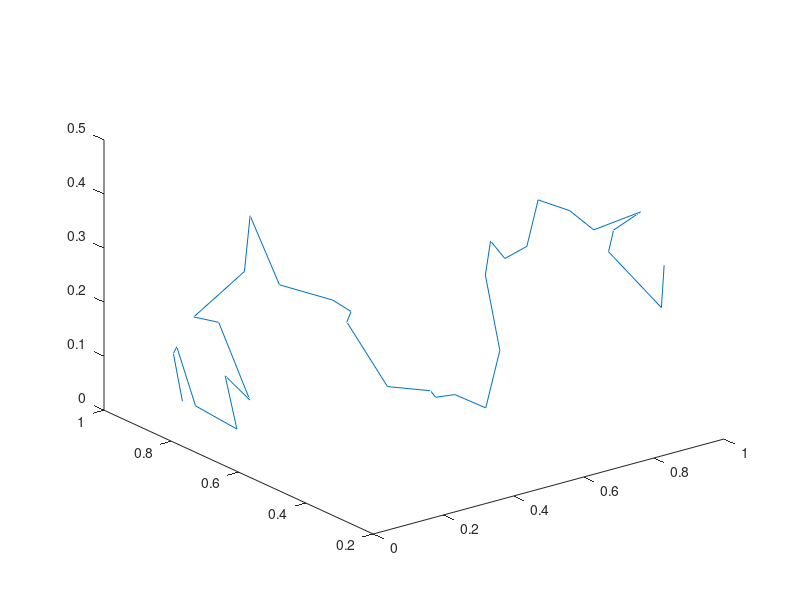

Write the MATLAB code that produced this figure.
function [pathPositions] = generateRandomizedPath(numberOfSplits)

% Creates path with 2^numberOfSplits+1 points
  if(~exist('numberOfSplits','var'))
    numberOfSplits = 5;
  end

  start = [0;rand;rand];
  final = [1;rand;rand];
  
  pathPositions = splitPathByX(start,final,numberOfSplits);
  pathPositions = horzcat(start, pathPositions, final);
  
  plot3(pathPositions(1,:),pathPositions(2,:),pathPositions(3,:));
end

%dont forget to add first and second point afterwards
function [pathPositions] = splitPathByX(firstPoint,secondPoint,splitsRemaining)
  
  middlePoint = findMidPointWithVariation(firstPoint,secondPoint);
  pathPositions = middlePoint;
    
  if (splitsRemaining > 1)
    pathPositionsLeft = splitPathByX(firstPoint,middlePoint,splitsRemaining-1);
    pathPositionsRight = splitPathByX(middlePoint,secondPoint,splitsRemaining-1);
    pathPositions = horzcat(pathPositionsLeft, middlePoint, pathPositionsRight);
  end

end

function [adjustedMidPoint] = findMidPointWithVariation(firstPoint,secondPoint)

  midPoint = (firstPoint + secondPoint) / 2;
  distanceByX = abs(firstPoint(1) - secondPoint(1));
  adjustedMidPoint = midPoint;
    
  % mod X by at most distanceByX/10
  while 1
    variation = (rand-0.5) * 2 * (distanceByX / 10);
    adjustedMidPoint(1) = midPoint(1) + variation;
    if (withinBounds(adjustedMidPoint(1)))
      break;
    end
  end
  
  
  % mod Y by at most distanceByX
  while 1
    variation = (rand-0.5) * 2 * distanceByX;
    adjustedMidPoint(2) = midPoint(2) + variation;
    if (withinBounds(adjustedMidPoint(2)))
      break;
    end
  end
    
  % mod Z by at most distanceByX
  while 1
    variation = (rand-0.5) * 2 * distanceByX;
    adjustedMidPoint(3) = midPoint(3) + variation;
    if (withinBounds(adjustedMidPoint(3)))
      break;
    end
  end
  
end

function [check] = withinBounds(number)
  check = number >= 0 && number <= 1;
end